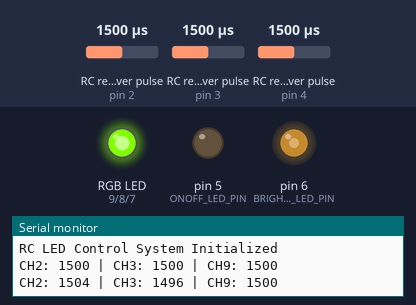
The program below on a simulated Arduino Uno, built with avr-gcc and run on an emulated ATmega328P. Shown: an RGB LED mixed from three pins (HIGH = lit), output pins drawn as LEDs (lit = HIGH), the last lines printed to the serial monitor. Wiring (inferred from the names in the program): 3 × RC receiver channel: data pin 2 / data pin 3 / data pin 4. Inputs (shaded band) come from the test bench; at power-on: RC receiver pulse (sensors on pin 2, pin 4, pin 3) 1500 µs.

Above: at 1.2 s.
1.3 s: RC receiver pulse (sensor on pin 2) set to 1960 µs
At 2.6 s:
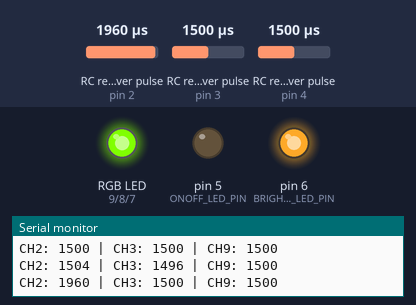
4.3 s: RC receiver pulse (sensor on pin 4) set to 1250 µs
At 5.5 s:
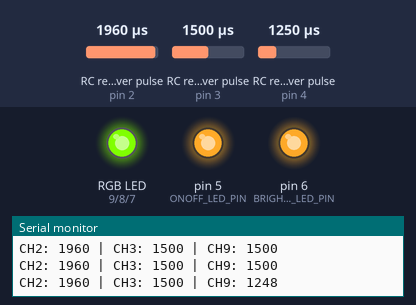
7.3 s: RC receiver pulse (sensor on pin 3) set to 1020 µs
At 7.8 s:
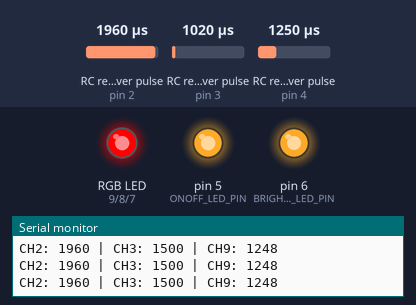
8.8 s: RC receiver pulse (sensor on pin 2) set to 1020 µs
11.8 s: RC receiver pulse (sensor on pin 2) set to 1500 µs
14.5 s: RC receiver pulse (sensor on pin 3) set to 1500 µs
At 17.0 s:
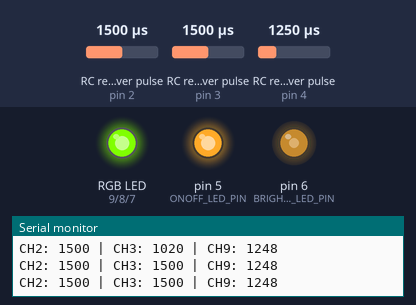
Timing chart, 0 to 18.5 s (numbered marks = the images above; inputs shaded):
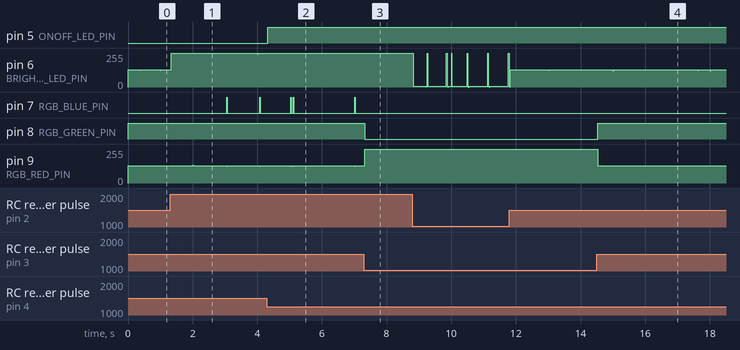

Measured:
- after the input at 4.3 s, pin 5 (ONOFF_LED_PIN): LOW → HIGH at once
- after the input at 7.3 s, pin 8 (RGB_GREEN_PIN): HIGH → LOW at once; pin 9 (RGB_RED_PIN): 128/255 → 255/255 at once
- after the input at 14.5 s, pin 8 (RGB_GREEN_PIN): LOW → HIGH at once

The program:

main.cpp
```cpp
/*
 * RC LED 제어 시스템
 * ------------------------------
 * 이 코드는 RC 수신기(R9D)의 채널 신호를 Arduino를 통해 수신하여
 * LED의 밝기, RGB 색상, ON/OFF 상태를 제어하는 시스템입니다.
 * - CH2: LED 밝기 제어
 * - CH3: RGB LED 색상 제어 (연속적인 색상 변화)
 * - CH9: LED 전원 ON/OFF 제어
 */

 #include <Arduino.h>                 // Arduino 기본 라이브러리
 #include <TaskScheduler.h>           // 스케줄링을 위한 라이브러리
 #include "PinChangeInterrupt.h"      // 추가 인터럽트 핀 지원을 위한 라이브러리

 // 입력 핀 정의 - RC 수신기 연결
 #define RC_CH2_PIN 2    // 밝기 제어용 채널 (Arduino 디지털 핀 2에 연결)
 #define RC_CH3_PIN 3    // RGB 색상 제어용 채널 (Arduino 디지털 핀 3에 연결)
 #define RC_CH9_PIN 4    // ON/OFF 제어용 채널 (Arduino 디지털 핀 4에 연결)

 // 출력 핀 정의 - LED 연결
 #define ONOFF_LED_PIN 5         // ON/OFF LED
 #define BRIGHTNESS_LED_PIN 6    // 밝기 제어
 #define RGB_BLUE_PIN 7          // RGB LED 파란색
 #define RGB_GREEN_PIN 8         // RGB LED 초록색
 #define RGB_RED_PIN 9           // RGB LED 빨간색

 // RC 수신기 신호 관련 상수
 #define PULSE_CENTER 1500       // RC 신호 중앙값 (μs)
 #define PULSE_THRESHOLD 200     // ON/OFF 구분 임계값 (μs)
 #define MIN_PULSE 1050          // RC 신호 최소값 (μs)
 #define MAX_PULSE 1950          // RC 신호 최대값 (μs)

 // 인터럽트 처리를 위한 volatile 변수
 // 각 채널의 펄스 폭을 저장 (기본값: 중앙 위치 1500μs)
 volatile uint16_t pulseWidth[3] = {1500, 1500, 1500};
 // 각 채널의 펄스 시작 시간을 저장
 volatile uint32_t startTime[3] = {0, 0, 0};

 // TaskScheduler 객체 생성
 Scheduler runner;

 // 인터럽트 핸들러 함수 - 채널 1 (밝기 제어)
 void ch2Change() {
   bool state = digitalRead(RC_CH2_PIN);
   if (state) startTime[0] = micros();   // 신호가 HIGH로 변경될 때 타이머 시작
   else pulseWidth[0] = micros() - startTime[0];  // 신호가 LOW로 변경될 때 펄스 폭 계산
 }

 // 인터럽트 핸들러 함수 - 채널 3 (RGB 색상 제어)
 void ch3Change() {
   bool state = digitalRead(RC_CH3_PIN);
   if (state) startTime[1] = micros();   // 신호가 HIGH로 변경될 때 타이머 시작
   else pulseWidth[1] = micros() - startTime[1];  // 신호가 LOW로 변경될 때 펄스 폭 계산
 }

 // 인터럽트 핸들러 함수 - 채널 9 (ON/OFF 제어)
 void ch9Change() {
   bool state = digitalRead(RC_CH9_PIN);
   if (state) startTime[2] = micros();   // 신호가 HIGH로 변경될 때 타이머 시작
   else pulseWidth[2] = micros() - startTime[2];  // 신호가 LOW로 변경될 때 펄스 폭 계산
 }

 /**
  * RGB 색상 생성 함수
  * pos 값(0-765)에 따라 연속적인 색상 변화를 위한 RGB 값을 계산
  *
  * pos: 색상 위치 (0-765)
  * r: 빨간색 값이 저장될 참조 변수 (0-255)
  * g: 초록색 값이 저장될 참조 변수 (0-255)
  * b: 파란색 값이 저장될 참조 변수 (0-255)
  */
 void setRGB(int pos, int& r, int& g, int& b) {
   // 입력값을 0-765 범위로 제한
   pos = constrain(pos, 0, 765);

   // 0-255: 빨강(255,0,0) → 노랑(255,255,0)
   if (pos < 255) {
     r = 255;
     g = pos;        // g는 0에서 255로 증가
     b = 0;
   }
   // 255-510: 노랑(255,255,0) → 청록(0,255,255)
   else if (pos < 510) {
     r = 255 - (pos - 255);  // r은 255에서 0으로 감소
     g = 255;
     b = pos - 255;          // b는 0에서 255로 증가
   }
   // 510-765: 청록(0,255,255) → 파랑(0,0,255)
   else {
     r = 0;
     g = 255 - (pos - 510);  // g는 255에서 0으로 감소
     b = 255;
   }
 }

 /**
  * LED 업데이트 함수
  * 모든 LED 상태를 업데이트합니다. TaskScheduler에 의해 주기적으로 호출됩니다.
  */
 void updateLEDs() {
   // 1. 밝기 제어 (CH2)
   // RC 신호(1050-1950μs)를 PWM 값(255-0)으로 매핑
   analogWrite(BRIGHTNESS_LED_PIN, map(pulseWidth[0], MIN_PULSE, MAX_PULSE, 255, 0));

   // 2. RGB LED 색상 제어 (CH3)
   uint16_t ch3 = pulseWidth[1];
   // RC 신호(1050-1950μs)를 색상 위치(0-765)로 매핑
   int colorPos = map(ch3, MIN_PULSE, MAX_PULSE, 0, 765);

   // RGB 값 계산
   int r, g, b;
   setRGB(colorPos, r, g, b);

   // RGB LED 출력 - 연속적인 색상 표현
   analogWrite(RGB_RED_PIN, r);
   analogWrite(RGB_GREEN_PIN, g);
   analogWrite(RGB_BLUE_PIN, b);

   // 3. ON/OFF LED 제어 (CH9)
   // 임계값보다 낮으면 LED ON, 그렇지 않으면 OFF
   digitalWrite(ONOFF_LED_PIN, pulseWidth[2] < (PULSE_CENTER - PULSE_THRESHOLD) ? HIGH : LOW);
 }

 /**
  * 디버그 정보 출력 함수
  * 각 채널의 PWM 값을 시리얼 모니터에 출력합니다.
  */
 void printDebugInfo() {
   Serial.print("CH2: ");
   Serial.print(pulseWidth[0]);   // 밝기 제어 채널
   Serial.print(" | CH3: ");
   Serial.print(pulseWidth[1]);   // RGB 색상 제어 채널
   Serial.print(" | CH9: ");
   Serial.println(pulseWidth[2]); // ON/OFF 제어 채널
 }

 // TaskScheduler 작업 정의
 // LED 업데이트 작업: 10ms 간격으로 무한 반복
 Task taskUpdateLEDs(10, TASK_FOREVER, &updateLEDs);
 // 디버그 정보 출력 작업: 1000ms(1초) 간격으로 무한 반복
 Task taskPrintDebug(1000, TASK_FOREVER, &printDebugInfo);

 /**
  * 초기 설정 함수
  * 핀 모드 설정, 인터럽트 연결, 스케줄러 초기화
  */
 void setup() {
   // 시리얼 통신 초기화 (9600bps)
   Serial.begin(9600);

   // 입력 핀 모드 설정
   pinMode(RC_CH2_PIN, INPUT);
   pinMode(RC_CH3_PIN, INPUT);
   pinMode(RC_CH9_PIN, INPUT);

   // 출력 핀 모드 설정
   pinMode(ONOFF_LED_PIN, OUTPUT);
   pinMode(BRIGHTNESS_LED_PIN, OUTPUT);
   pinMode(RGB_RED_PIN, OUTPUT);
   pinMode(RGB_GREEN_PIN, OUTPUT);
   pinMode(RGB_BLUE_PIN, OUTPUT);

   // 인터럽트 연결
   // 디지털 핀 2, 3은 기본 인터럽트 핀 사용
   attachInterrupt(digitalPinToInterrupt(RC_CH2_PIN), ch2Change, CHANGE);
   attachInterrupt(digitalPinToInterrupt(RC_CH3_PIN), ch3Change, CHANGE);
   // 디지털 핀 4는 PinChangeInterrupt 라이브러리 사용
   attachPCINT(digitalPinToPCINT(RC_CH9_PIN), ch9Change, CHANGE);

   // TaskScheduler 초기화
   runner.init();
   // 작업 등록
   runner.addTask(taskUpdateLEDs);
   runner.addTask(taskPrintDebug);
   // 작업 활성화
   taskUpdateLEDs.enable();
   taskPrintDebug.enable();

   // 초기화 완료 메시지
   Serial.println("RC LED Control System Initialized");
 }

 /**
  * 메인 루프 함수
  * TaskScheduler가 등록된 작업을 실행합니다.
  */
 void loop() {
   // TaskScheduler를 실행하여 등록된 작업을 스케줄에 맞게 처리
   runner.execute();
 }
```
